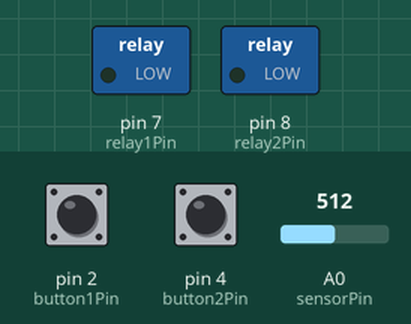
This sketch was run on a simulated Arduino Uno, built with avr-gcc and run on an emulated ATmega328P. Parts: switched loads named in the sketch (green lamp = pin HIGH). Inputs (shaded band) come from the test bench; at power-on: pin 2 (button1Pin) LOW, pin 4 (button2Pin) LOW, A0 (sensorPin) = 512. What the sketch prints to the serial monitor is not drawn.

Above: at 1.2 s.
1.3 s: pin 2 (button1Pin) pulled HIGH for 0.15 s
At 1.37 s:
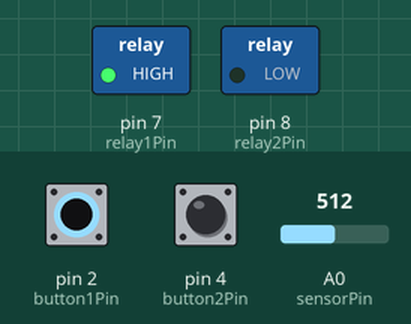
2.9 s: pin 4 (button2Pin) pulled HIGH for 0.15 s
At 2.97 s:
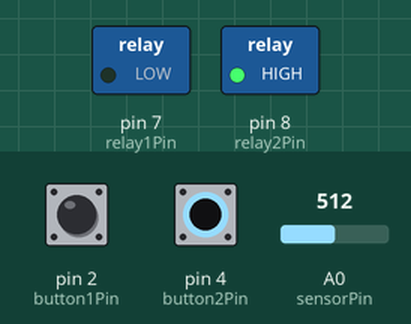
4.5 s: pin 4 (button2Pin) pulled HIGH for 3.2 s
At 8.0 s:
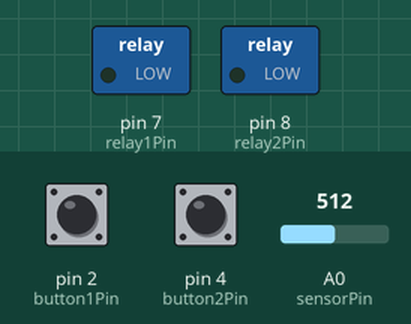
9.2 s: pin 2 (button1Pin) pulled HIGH for 3.2 s
At 10.4 s:
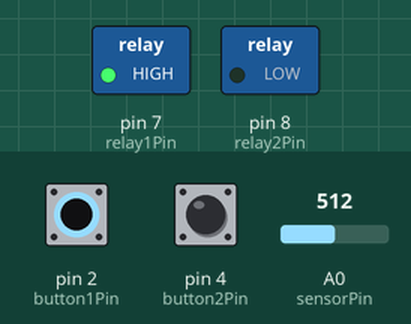
Timing chart, 0 to 13.9 s (numbered marks = the images above; inputs shaded):
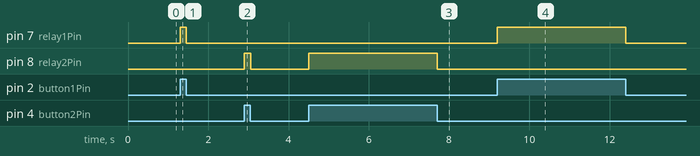

Measured:
- after the input at 1.3 s, pin 7 (relay1Pin): LOW → HIGH at once, → LOW 0.15 s later
- after the input at 2.9 s, pin 8 (relay2Pin): LOW → HIGH at once, → LOW 0.15 s later
- after the input at 4.5 s, pin 8 (relay2Pin): LOW → HIGH at once, → LOW 3.2 s later
- after the input at 9.2 s, pin 7 (relay1Pin): LOW → HIGH at once, → LOW 3.2 s later

The sketch:

largeLinearManualButton.ino
```cpp
/*

Manual Linear Actuator Control using an Arduino and two pushbuttons

This demo shows how to do basic manual control of a large linear
actuator using an Arduino and two buttons. The first button extends
the actuator and the second retracts the actuator.


 The circuit:
 * RobotGeek Pushbutton - Digital Pin 2
 * RobotGeek Pushbutton - Digital Pin 4
 * RobotGeek Relay - Digital Pin 7
 * RobotGeek Relay - Digital Pin 8

Products Used in this demo:
 - http://www.robotgeek.com/linear-actuators
 - http://www.robotgeek.com/robotgeek-geekduino-sensor-kit
 - http://www.robotgeek.com/robotGeek-pushbutton
 - http://www.robotgeek.com/robotgeek-relay


 */

// constants won't change. They're used here to set pin numbers:
const int button1Pin = 2;     // the number of the pushbutton1 pin
const int button2Pin = 4;     // the number of the pushbutton2 pin
const int relay1Pin =  7;      // the number of the Realy1 pin
const int relay2Pin =  8;      // the number of the Relay2 pin

// variables will change:
int button1State = 0;         // variable for reading the pushbutton status
int button2State = 0;         // variable for reading the pushbutton status

const int sensorPin = 0;    // select the input pin for the potentiometer
int sensorValue = 0;  // variable to store the value coming from the sensor


void setup() {


  //start serial connection
  Serial.begin(9600);

  // initialize the pushbutton pin as an input:
  pinMode(button1Pin, INPUT);
  pinMode(button2Pin, INPUT);
  // initialize the relay pin as an output:
  pinMode(relay1Pin, OUTPUT);
  pinMode(relay2Pin, OUTPUT);
}

void loop(){


  // read the value from the sensor:
  sensorValue = analogRead(sensorPin);
  //print out the value of the pushbutton
  Serial.println(sensorValue);

  // read the state of the pushbutton values:
  button1State = digitalRead(button1Pin);
  button2State = digitalRead(button2Pin);

  // check if the pushbutton1 is pressed.
  // if it is, the buttonState is HIGH:
  // we also ensure tha the other button is not pushed to avoid conflict
  if (button1State == HIGH && button2State == LOW) {
    // turn relay1 on:
    digitalWrite(relay1Pin, HIGH);
  }
  // When we let go of the button, turn off the relay
  else if (digitalRead(relay1Pin) == HIGH) {
    // turn relay1 off:
    digitalWrite(relay1Pin, LOW);
  }

  // repeat the same procedure for the second pushbutton
  if (button1State == LOW && button2State == HIGH) {
    // turn relay2 on:
    digitalWrite(relay2Pin, HIGH);
  }
  // When we let go of the button, turn off the relay
  else if (digitalRead(relay2Pin) == HIGH) {
    // turn relay2 off:
    digitalWrite(relay2Pin, LOW);
  }
}
```
